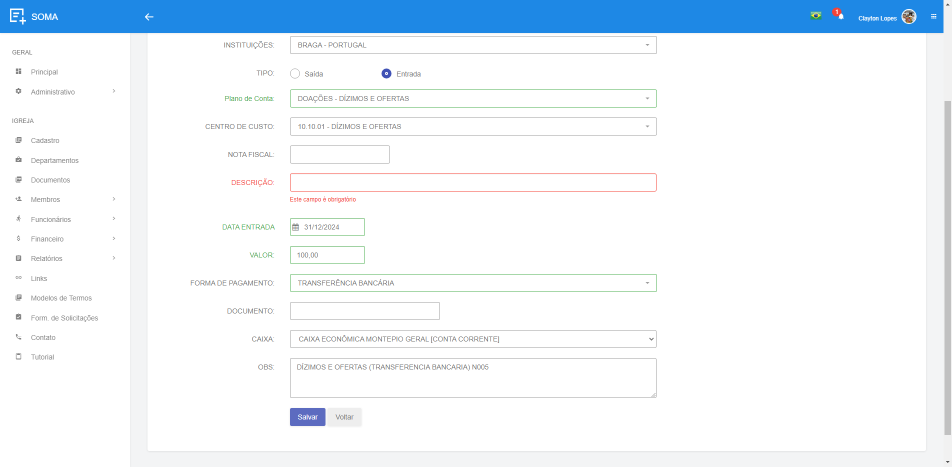
#> input picture erro.png, 1904 x 933 px (shown at 1/2 size)
$ python -i main.py   (imports and definitions only)
#> lines starting #> are read from the running program, lines starting #| are printed output that depends on the picture; after the words box and inside, x2 and y2 are one past the last pixel; in counts of white or black regions, pixels touching at a corner belong together
#> further down, picture is the input picture: shape (933, 1904, 3); mean B, G, R 249.9, 243.6, 236.2
#!/usr/bin/env python3
"""Pré-processa extratos de cartão, executa Cloud Vision e valida movimentos.

Autenticação via Conta de Serviço do Google (Service Account) sem login interativo.
Por segurança, este programa nunca escreve diretamente na Google Sheet.
"""

from __future__ import annotations

import argparse
import base64
import csv
import difflib
import hashlib
import json
import os
import re
import sys
import tempfile
from dataclasses import asdict, dataclass
from datetime import date, datetime, timedelta
from pathlib import Path
from typing import Any

import cv2
import numpy as np
import yaml
from PIL import Image, ImageOps
from google.api_core.exceptions import GoogleAPIError, PermissionDenied
from google.oauth2 import service_account
from googleapiclient.discovery import build
from googleapiclient.errors import HttpError
from googleapiclient.http import MediaIoBaseDownload
from openpyxl import Workbook
from openpyxl.formatting.rule import FormulaRule
from openpyxl.styles import Alignment, Font, PatternFill
from openpyxl.utils import get_column_letter

try:
    from google.cloud import vision
except ImportError:
    vision = None  # Tratado em tempo de execução

from ocr_postprocessor import postprocess_ocr_line
from ocr_validators import apply_ocr_corrections, validate_description_semantics
from confidence_scoring import cross_validate_movement, detect_potential_false_rejection, calculate_enhanced_confidence_score
from merchant_patterns import MerchantPatternLearner
from metrics import generate_ocr_quality_metrics, format_metrics_report


DATE_RE = re.compile(r"^(\d{2})/(\d{2})$")
MONEY_RE = re.compile(r"^-?\d{1,3}(?:[. ]\d{3})*(?:[,.]\d{1,2})$|^-?\d+[,.]\d{1,2}$")


@dataclass
class Word:
    text: str
    x0: int
    y0: int
    x1: int
    y1: int
    confidence: float

    @property
    def cx(self) -> float:
        return (self.x0 + self.x1) / 2

    @property
    def cy(self) -> float:
        return (self.y0 + self.y1) / 2


@dataclass
class Movement:
    line: int
    data_movimento: str
    data_valor: str
    descricao: str
    pais: str
    moeda_original: str
    taxa_cambio: str
    debito_eur: str
    credito_eur: str
    confidence: float
    status: str
    motivos_revisao: str
    texto_ocr: str


# [59 lines left out: functions load_config, load_google_credentials, not called in this run]


def create_drive_service(credentials: service_account.Credentials) -> Any:
    return build("drive", "v3", credentials=credentials, cache_discovery=False)


def drive_literal(value: str) -> str:
    return value.replace("\\", "\\\\").replace("'", "\\'")


# [112 lines left out: functions locate_drive_image, download_drive_image, order_points, not called in this run]


def perspective_crop(image: np.ndarray) -> np.ndarray:
    gray = cv2.cvtColor(image, cv2.COLOR_BGR2GRAY)
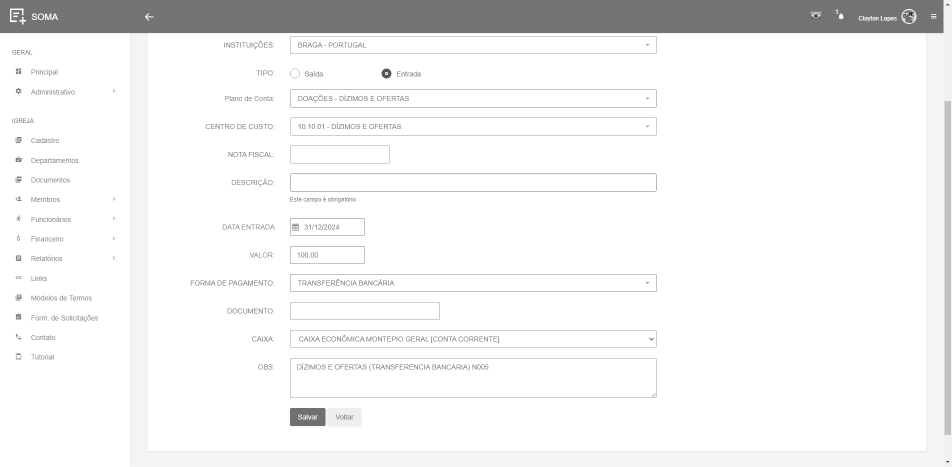
#> gray: shape (933, 1904) (shown at 1/2 size); min 21, max 255, mean 242.1
    blurred = cv2.GaussianBlur(gray, (5, 5), 0)
    edges = cv2.Canny(blurred, 50, 150)
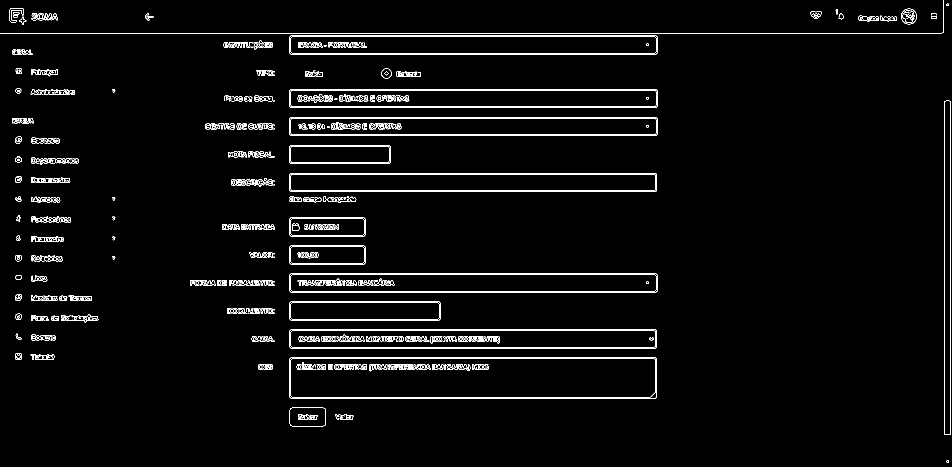
#> edges: shape (933, 1904) (shown at 1/2 size); 2.8% white in thin lines or dots
    contours, _ = cv2.findContours(edges, cv2.RETR_LIST, cv2.CHAIN_APPROX_SIMPLE)
#> contours = 973 contours, 521 with area under 20; largest, box (x1, y1, x2, y2) and area: (579, 715, 1314, 797) 59446, (579, 715, 1314, 797) 59436, (581, 717, 1312, 795) 56146, (581, 717, 1312, 795) 56136, (579, 547, 1315, 585) 27187
    image_area = image.shape[0] * image.shape[1]
#> image_area = 1776432
    for contour in sorted(contours, key=cv2.contourArea, reverse=True)[:12]:
        perimeter = cv2.arcLength(contour, True)
        approx = cv2.approxPolyDP(contour, 0.02 * perimeter, True)
        if len(approx) != 4 or cv2.contourArea(approx) < image_area * 0.25:
            continue
        rect = order_points(approx.reshape(4, 2).astype("float32"))
        tl, tr, br, bl = rect
        width = int(max(np.linalg.norm(br - bl), np.linalg.norm(tr - tl)))
        height = int(max(np.linalg.norm(tr - br), np.linalg.norm(tl - bl)))
        target = np.array([[0, 0], [width - 1, 0], [width - 1, height - 1], [0, height - 1]], dtype="float32")
        matrix = cv2.getPerspectiveTransform(rect, target)
        return cv2.warpPerspective(image, matrix, (width, height))
#> this loop made 12 passes
#> (perimeter, approx) on passes 1 to 11: (1625.3, [[579, 717], [581, 796], [1313, 794], [1311, 715]]), (1623, [[579, 718], [1310, 715], [1313, 793], [582, 796]]), (1604.6, [[581, 720], [584, 794], [1311, 783], [1308, 717]]), (1602.3, [[581, 720], [1308, 717], [1311, 783], [584, 794]]), (1539.3, [[579, 549], [581, 584], [1314, 582], [1312, 547]]), (1539.3, [[579, 236], [581, 271], [1314, 269], [1312, 234]]), (1539.3, [[579, 180], [581, 215], [1314, 213], [1312, 178]]), (1539.3, [[579, 73], [581, 108], [1314, 106], [1312, 71]]), (1537, [[579, 550], [1311, 547], [1314, 581], [582, 584]]), (1537, [[579, 237], [1311, 234], [1314, 268], [582, 271]]), (1537, [[579, 181], [1311, 178], [1314, 212], [582, 215]])
    return image


# [502 lines left out: functions deskew, remove_shadows, preprocess, vision_request, extract_words, group_rows and 8 more, not called in this run]


COLUMN_ALIASES: dict[str, list[str]] = {
    "data_movimento": ["data mov.", "data movimento", "data mov"],
    "data_valor": ["data valor"],
    "descricao": ["descrição", "descricao"],
    "pais": ["país", "pais"],
    "valor_original": ["valor original"],
    "moeda_original": ["moeda original"],
    "taxa_cambio": ["taxa de câmbio", "taxa câmbio", "taxa de cambio", "taxa cambio"],
    "debito_eur": ["débito eur (+)", "débito eur", "debito eur"],
    "credito_eur": ["crédito eur (-)", "crédito eur", "credito eur"],
    "id_interno": ["id_interno", "id interno"],
    "finance": ["finance"],
    "status": ["status"],
    "motivos_revisao": ["motivo_revisão", "motivos_revisao", "motivo revisão", "motivos revisão"],
}


def create_sheets_service(credentials: service_account.Credentials) -> Any:
    return build("sheets", "v4", credentials=credentials, cache_discovery=False)


# [85 lines left out: functions map_sheet_header, generate_next_id_interno, format_date_for_sheet, extract_day_month, is_same_description, not called in this run]


COUNTRY_CODES = {"IRL", "USA", "PRT", "ESP", "GBR", "DEU", "FRA", "NLD", "LUX", "ITA", "CHE"}


# [765 lines left out: functions extract_country_and_clean_desc, parse_original_amount_and_currency, sync_movements_to_sheets, load_constantes_details_map, sync_movements_to_saidas, load_constantes_trusted_texts and 3 more, not called in this run]


# [6 lines not run here, left out]

>>> import cv2
>>> picture = cv2.imread('../erro.png')
>>> result = perspective_crop(picture)

$ run again, on erro_botao_radio_entrada.png
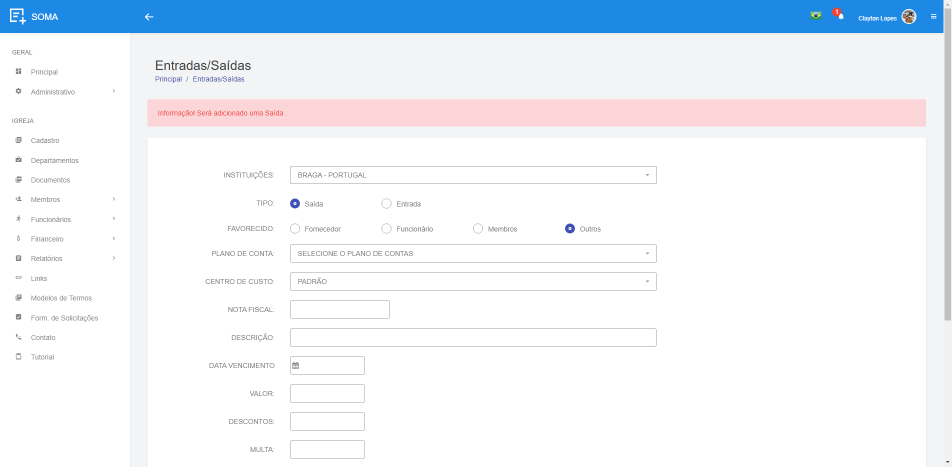
#> input picture erro_botao_radio_entrada.png, 1904 x 933 px (shown at 1/2 size)
#> picture is the input picture: shape (933, 1904, 3); mean B, G, R 247.8, 241, 235.5
#> in perspective_crop, `gray = cv2.cvtColor(image, cv2.COLOR_BGR2GRAY)`:
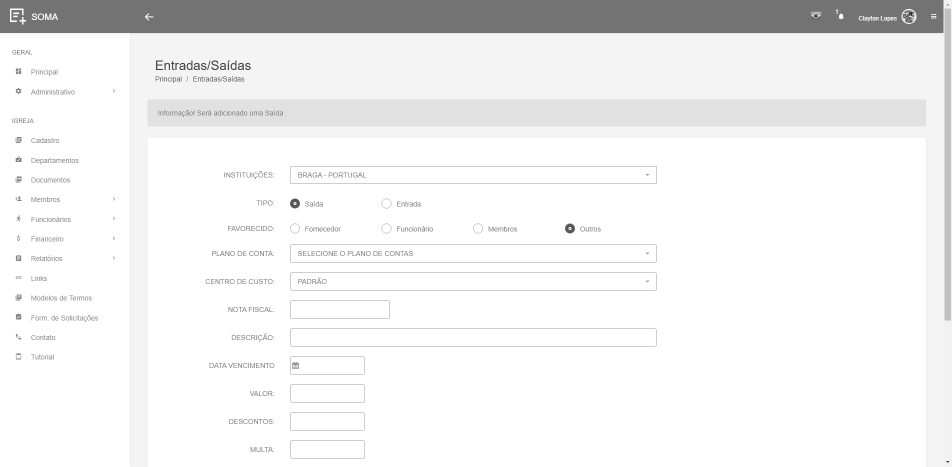
#> gray: shape (933, 1904) (shown at 1/2 size); min 21, max 255, mean 240.1
#> in perspective_crop, `edges = cv2.Canny(blurred, 50, 150)`:
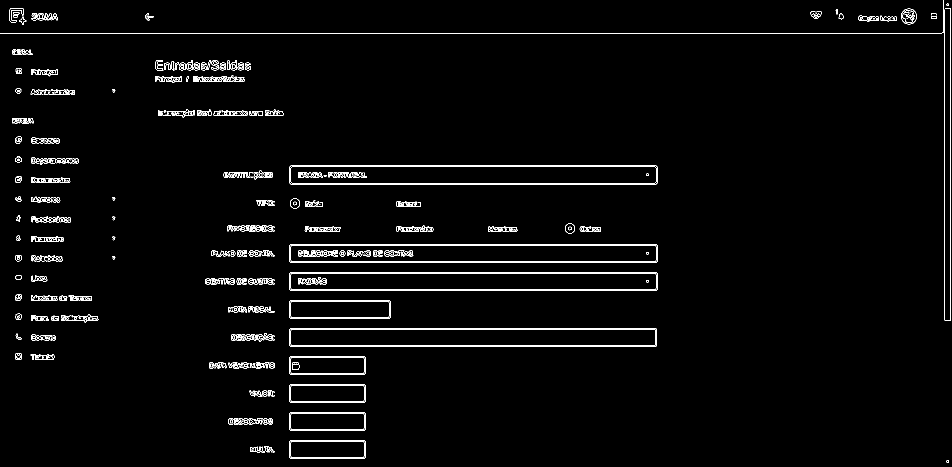
#> edges: shape (933, 1904) (shown at 1/2 size); 2.1% white in thin lines or dots
#> contours = 821 contours, 447 with area under 20; largest, box (x1, y1, x2, y2) and area: (579, 544, 1315, 582) 27187, (579, 488, 1315, 526) 27187, (579, 331, 1315, 369) 27187, (579, 544, 1315, 582) 27177, (579, 488, 1315, 526) 27177
#> the loop in perspective_crop, `for contour in sorted(contours, key=cv2.contourArea, reverse=True)[:12]:` made 12 passes
#> (perimeter, approx) on passes 1 to 7: (1539.3, [[579, 546], [581, 581], [1314, 579], [1312, 544]]), (1539.3, [[579, 490], [581, 525], [1314, 523], [1312, 488]]), (1539.3, [[579, 333], [581, 368], [1314, 366], [1312, 331]]), (1537, [[579, 547], [1311, 544], [1314, 578], [582, 581]]), (1537, [[579, 491], [1311, 488], [1314, 522], [582, 525]]), (1537, [[579, 334], [1311, 331], [1314, 365], [582, 368]]), (1537.3, [[579, 658], [581, 693], [1313, 691], [1311, 656]])

$ run again, on erro_botao_soma.png
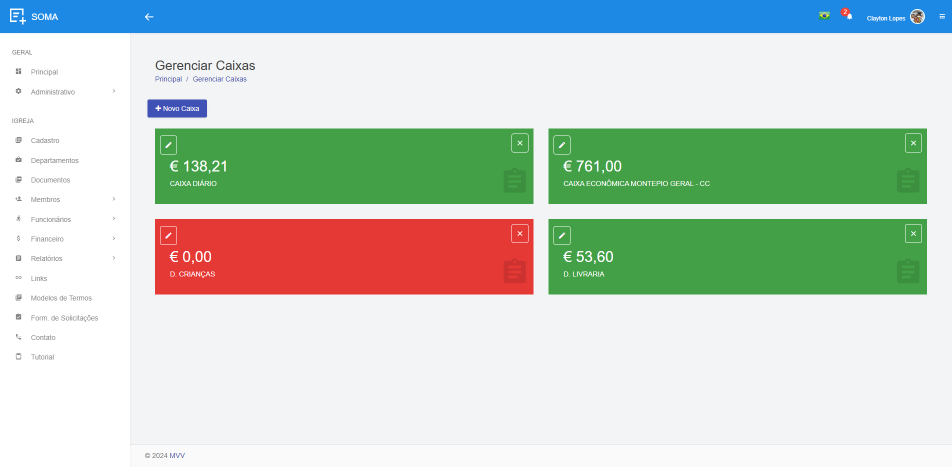
#> input picture erro_botao_soma.png, 1904 x 933 px (shown at 1/2 size)
#> picture is the input picture: shape (933, 1904, 3); mean B, G, R 199.3, 209.3, 194.7
#> in perspective_crop, `gray = cv2.cvtColor(image, cv2.COLOR_BGR2GRAY)`:
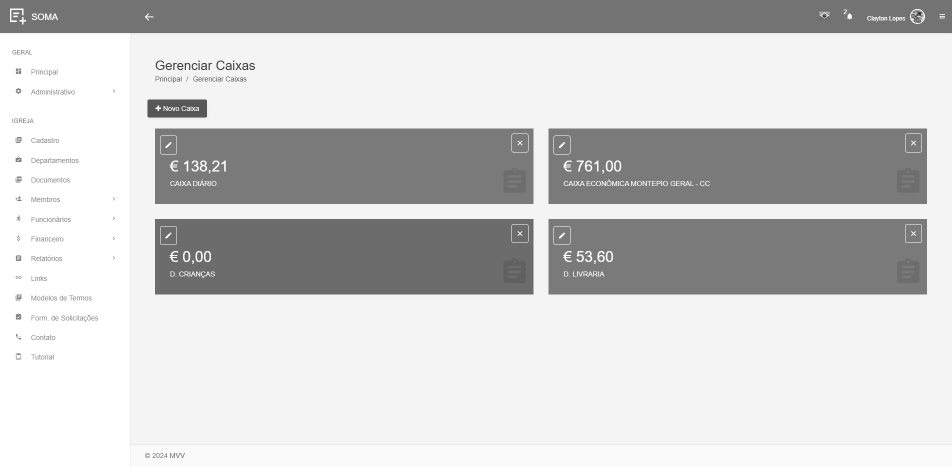
#> gray: shape (933, 1904) (shown at 1/2 size); min 21, max 255, mean 203.9
#> in perspective_crop, `edges = cv2.Canny(blurred, 50, 150)`:
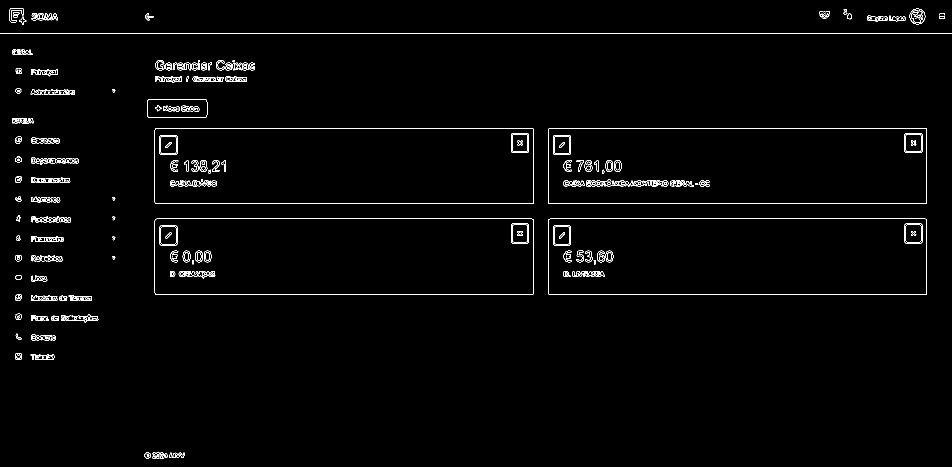
#> edges: shape (933, 1904) (shown at 1/2 size); 1.5% white in thin lines or dots
#> contours = 610 contours, 295 with area under 20; largest, box (x1, y1, x2, y2) and area: (1096, 437, 1854, 589) 114296, (309, 437, 1067, 589) 114296, (1096, 256, 1854, 408) 114296, (309, 256, 1067, 408) 114296, (1096, 437, 1854, 589) 114294
#> the loop in perspective_crop, `for contour in sorted(contours, key=cv2.contourArea, reverse=True)[:12]:` made 12 passes
#> (perimeter, approx) on passes 1 to 7: (1813.7, [[1096, 441], [1097, 588], [1853, 588], [1850, 437]]), (1813.7, [[309, 441], [310, 588], [1066, 588], [1063, 437]]), (1813.7, [[1096, 260], [1097, 407], [1853, 407], [1850, 256]]), (1813.7, [[309, 260], [310, 407], [1066, 407], [1063, 256]]), (1811.3, [[1096, 441], [1850, 437], [1853, 587], [1098, 588]]), (1811.3, [[309, 441], [1063, 437], [1066, 587], [311, 588]]), (1811.3, [[1096, 260], [1850, 256], [1853, 406], [1098, 407]])
